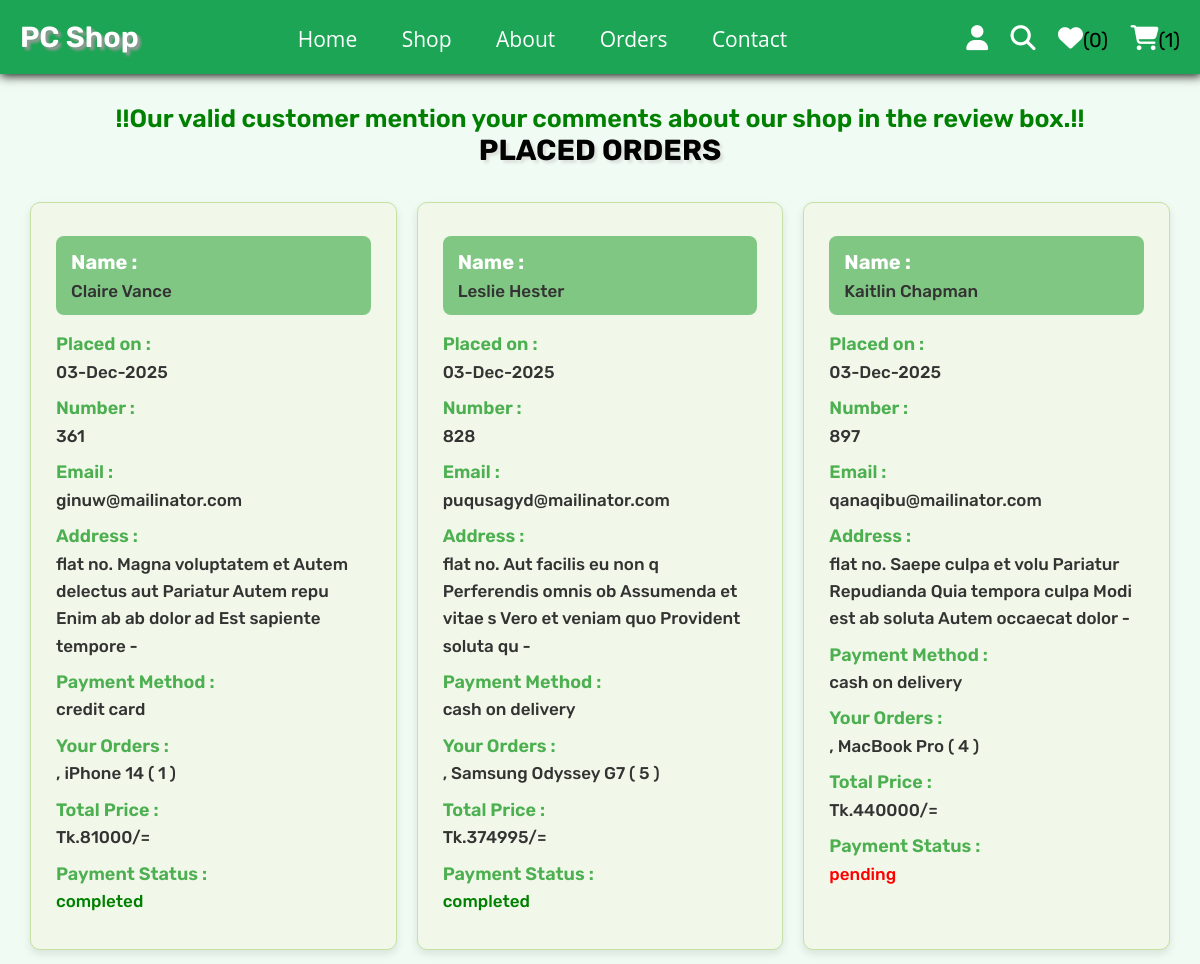
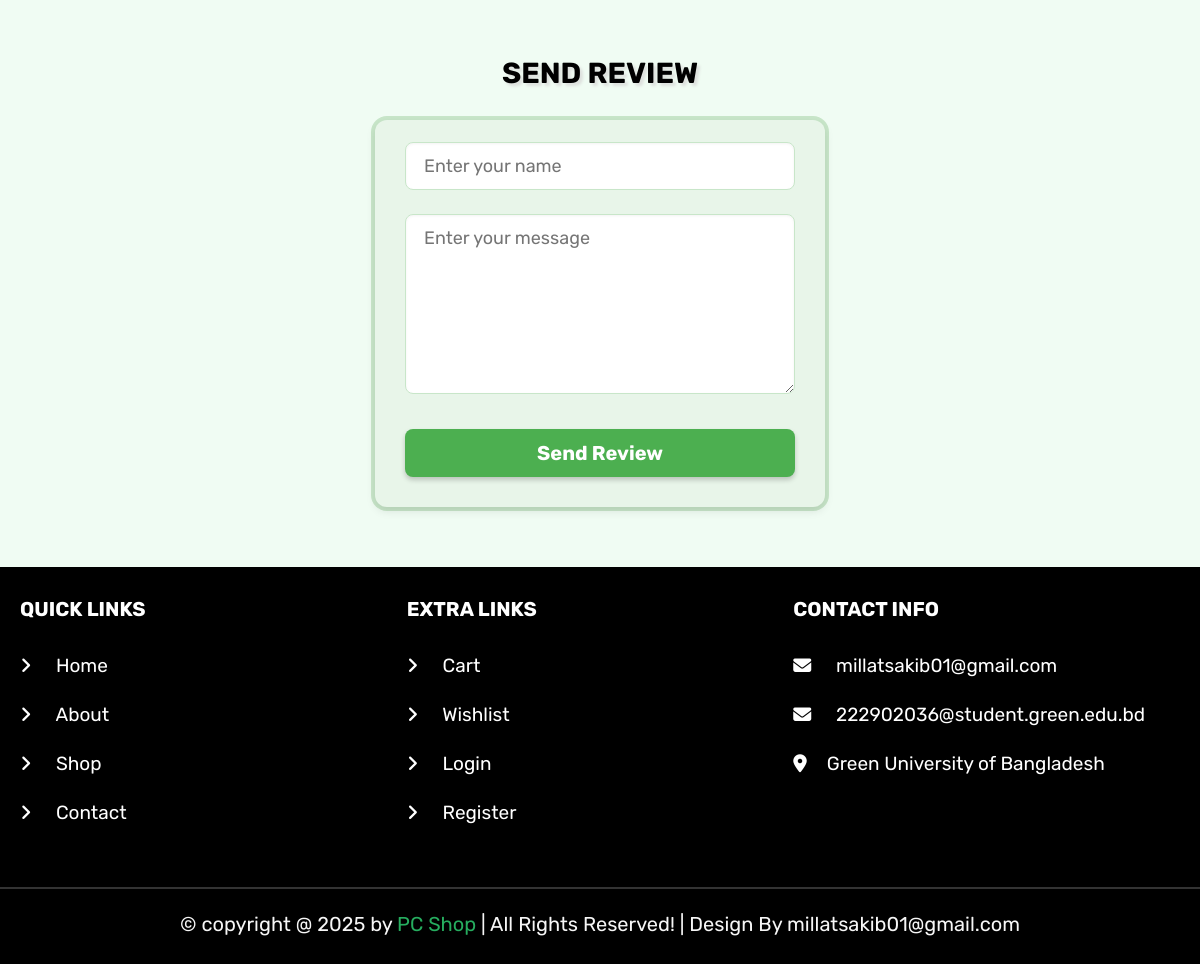
Page /orders.php (signed in) on the committed database (2 pictures, top to bottom).
### tables this page shows
CREATE TABLE
  `orders` (
    `id` int (100) NOT NULL,
    `user_id` int (100) NOT NULL,
    `name` varchar(100) NOT NULL,
    `number` varchar(12) NOT NULL,
    `email` varchar(100) NOT NULL,
    `method` varchar(50) NOT NULL,
    `address` varchar(500) NOT NULL,
    `total_products` varchar(1000) NOT NULL,
    `total_price` int (100) NOT NULL,
    `placed_on` varchar(50) NOT NULL,
    `payment_status` varchar(20) NOT NULL DEFAULT 'pending'
  );

### orders.php (the view, shortened to what this page needs)
<?php
@include 'config.php';
$user_id = $_SESSION['user_id'];
?>
<!DOCTYPE html>
<html lang="en">
<head>
   <link rel="stylesheet" href="https://cdnjs.cloudflare.com/ajax/libs/font-awesome/6.1.1/css/all.min.css">
   <link rel="stylesheet" href="css/homestyle.css">
</head>
<body>
   <?php include 'header.php'; ?>
   <section class="placed-orders">
      <marquee direction="scroll" style="color:green;text-align:center; font-size:25px; font-weight:600">!!Our valid customer mention your comments about our shop in the review box.!!</marquee>
      <h1 class="title">placed orders</h1>
      <div class="box-container">
         <?php
         $select_orders = $conn->prepare("SELECT * FROM `orders` WHERE user_id = ?");
         $select_orders->execute([$user_id]);
         if ($select_orders->rowCount() > 0) {
            while ($fetch_orders = $select_orders->fetch(PDO::FETCH_ASSOC)) {
         ?>
               <div class="box">
                  <p class="name"> Name : <span><?= $fetch_orders['name']; ?></span> </p>
                  <p> Placed on : <span><?= $fetch_orders['placed_on']; ?></span> </p>
                  <p> Number : <span><?= $fetch_orders['number']; ?></span> </p>
                  <p> Email : <span><?= $fetch_orders['email']; ?></span> </p>
                  <p> Address : <span><?= $fetch_orders['address']; ?></span> </p>
                  <p> Payment Method : <span><?= $fetch_orders['method']; ?></span> </p>
                  <p> Your Orders : <span><?= $fetch_orders['total_products']; ?></span> </p>
                  <p> Total Price : <span>Tk.<?= $fetch_orders['total_price']; ?>/=</span> </p>
                  <p> Payment Status : <span style="color:<?php if ($fetch_orders['payment_status'] == 'pending') {
                                                               echo 'red';
                                                            } else {
                                                               echo 'green';
                                                            }; ?>"><?= $fetch_orders['payment_status']; ?></span> </p>
               </div>
         <?php
            }
         } else {
            echo '<p class="empty">no orders placed yet!</p>';
         }
         ?>
      </div>
   </section>
   <section class="reviewsform">
      <h1 class="title">send review</h1>
      <form action="" method="POST">
         <input type="text" name="name" class="box" required placeholder="Enter your name">
         <textarea name="msg" class="box" required placeholder="Enter your message" cols="30" rows="10"></textarea>
         <input type="submit" value="send review" class="btn" name="send">
      </form>
   </section>
   <?php include 'footer.php'; ?>
</body>
</html>

### css/homestyle.css (style rules this page uses)
.reviewsform form { margin: 3rem auto; max-width: 45rem; padding: 3rem; text-align: center; background-color: #e8f5e9; border-radius: 1.2rem; box-shadow: 0 4px 10px rgba(0, 0, 0, 0.1), 0 0 0 4px #c8e6c9; padding-top: 1rem; border: none; }
.reviewsform form .box { width: 100%; padding: 1.2rem 1.8rem; margin: 1.2rem 0; background-color: #ffffff; font-size: 1.8rem; color: #388e3c; border-radius: 0.8rem; border: 1px solid #c8e6c9; box-shadow: inset 0 1px 3px rgba(0, 0, 0, 0.05); transition: all 0.3s ease; }
.reviewsform form textarea { height: 18rem; resize: vertical; }
.reviewsform form .btn { display: block; width: 100%; margin-top: 2rem; padding: 1.2rem; font-size: 2rem; font-weight: bold; cursor: pointer; background-color: #4CAF50; color: white; border: none; border-radius: 0.8rem; box-shadow: 0 3px 5px rgba(0, 0, 0, 0.2); transition: all 0.3s ease; }
.placed-orders .box-container { display: grid; grid-template-columns: repeat(auto-fit, minmax(30rem, 1fr)); gap: 2rem; padding: 1rem; }
.placed-orders .box-container .box { padding: 2.5rem; width: 100%; background-color: #f1f8e9; border: 1px solid #c5e1a5; border-radius: 1rem; box-shadow: 0 4px 8px rgba(0, 0, 0, 0.1); transition: all 0.3s ease; }
.placed-orders .box-container .box p { margin: 0.8rem 0; line-height: 1.6; font-size: 1.8rem; color: #4CAF50; font-weight: 600; }
.placed-orders .box-container .box p span { color: #333; font-weight: 500; font-size: 1.7rem; display: block; }
.placed-orders .box-container .box .name { background-color: #81c784; text-align: left; padding: 1rem 1.5rem; font-size: 2rem; color: white; font-weight: 700; border-radius: 0.8rem; margin-bottom: 1.5rem; display: block; }

### css/components.css (style rules this page uses)
:root { --green: rgb(38, 173, 95); --orange: #f39c12; --red: #e74c3c; --black: #333; --light-color: #666; --white: #fff; --light-bg: #f6f6f6; --border: 0.2rem solid var(--black); --box-shadow: 0 0.5rem 1rem rgba(0, 0, 0, 0.1); --text-decoration: none; }
* { font-family: "Rubik", sans-serif; margin: 0; padding: 0; box-sizing: border-box; outline: none; border: none; text-decoration: none; }
body { background-color: rgb(240, 252, 243); }
html { font-size: 62.5%; overflow-x: hidden; scroll-behavior: smooth; scroll-padding-top: 6.5rem; }
section { padding: 3rem 2rem; max-width: 1200px; margin: 0 auto; }
.btn, .delete-btn, .option-btn { display: block; margin-top: 1rem; border-radius: 0.6rem; color: var(--white); font-size: 2rem; padding: 10px; text-transform: capitalize; cursor: pointer; text-align: center; }
.btn { background-color: #22ad5c; }
.title { text-align: center; margin-bottom: 2.5rem; text-transform: uppercase; color:rgb(0, 0, 0); font-size: 2.9rem; text-shadow: 3px 3px 3px #dde0dd; }

### rows in the picture
orders: name "Claire Vance", placed_on "03-Dec-2025", number "361", email "ginuw@mailinator.com", address "flat no. Magna voluptatem et Autem delectus aut Pariatur Autem repu Enim ab ab dolor ad Est sapiente tempore -", method "credit card", total_products ", iPhone 14 ( 1 )", total_price "81000", payment_status "completed"
orders: name "Leslie Hester", placed_on "03-Dec-2025", number "828", email "puqusagyd@mailinator.com", address "flat no. Aut facilis eu non q Perferendis omnis ob Assumenda et vitae s Vero et veniam quo Provident soluta qu -", method "cash on delivery", total_products ", Samsung Odyssey G7 ( 5 )", total_price "374995", payment_status "completed"
orders: name "Kaitlin Chapman", placed_on "03-Dec-2025", number "897", email "qanaqibu@mailinator.com", address "flat no. Saepe culpa et volu Pariatur Repudianda Quia tempora culpa Modi est ab soluta Autem occaecat dolor -", method "cash on delivery", total_products ", MacBook Pro ( 4 )", total_price "440000", payment_status "pending"

### other values in the picture
$count_wishlist_items->rowCount() "0"
$count_cart_items->rowCount() "1"
